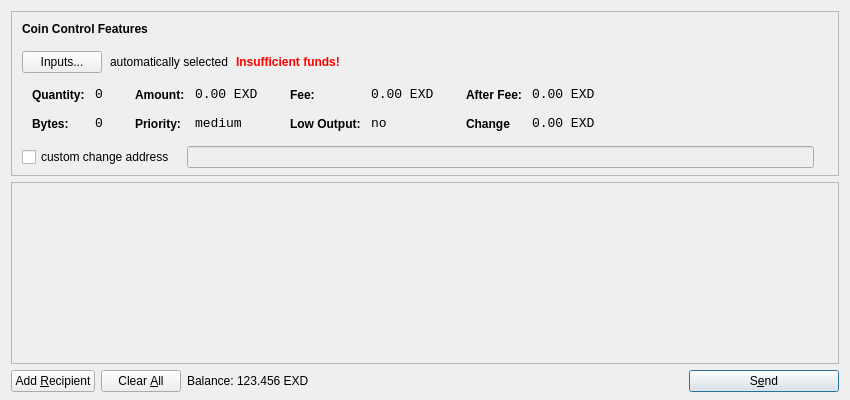
<?xml version="1.0" encoding="UTF-8"?>
<ui version="4.0">
 <class>SendCoinsDialog</class>
 <widget class="QDialog" name="SendCoinsDialog">
  <property name="geometry">
   <rect>
    <x>0</x>
    <y>0</y>
    <width>850</width>
    <height>400</height>
   </rect>
  </property>
  <property name="windowTitle">
   <string>Send Coins</string>
  </property>
  <layout class="QVBoxLayout" name="verticalLayout" stretch="0,1,0">
   <property name="bottomMargin">
    <number>8</number>
   </property>
   <item>
    <widget class="QFrame" name="frameCoinControl">
     <property name="sizePolicy">
      <sizepolicy hsizetype="Expanding" vsizetype="Expanding">
       <horstretch>0</horstretch>
       <verstretch>0</verstretch>
      </sizepolicy>
     </property>
     <property name="maximumSize">
      <size>
       <width>16777215</width>
       <height>16777215</height>
      </size>
     </property>
     <property name="frameShape">
      <enum>QFrame::StyledPanel</enum>
     </property>
     <property name="frameShadow">
      <enum>QFrame::Sunken</enum>
     </property>
     <layout class="QVBoxLayout" name="verticalLayoutCoinControl2">
      <property name="spacing">
       <number>-1</number>
      </property>
      <property name="leftMargin">
       <number>0</number>
      </property>
      <property name="topMargin">
       <number>0</number>
      </property>
      <property name="rightMargin">
       <number>0</number>
      </property>
      <property name="bottomMargin">
       <number>6</number>
      </property>
      <item>
       <layout class="QVBoxLayout" name="verticalLayoutCoinControl" stretch="0,0,0,0,1">
        <property name="spacing">
         <number>0</number>
        </property>
        <property name="leftMargin">
         <number>10</number>
        </property>
        <property name="topMargin">
         <number>10</number>
        </property>
        <item>
         <layout class="QHBoxLayout" name="horizontalLayoutCoinControl1">
          <property name="bottomMargin">
           <number>15</number>
          </property>
          <item>
           <widget class="QLabel" name="labelCoinControlFeatures">
            <property name="sizePolicy">
             <sizepolicy hsizetype="Preferred" vsizetype="Maximum">
              <horstretch>0</horstretch>
              <verstretch>0</verstretch>
             </sizepolicy>
            </property>
            <property name="font">
             <font>
              <weight>75</weight>
              <bold>true</bold>
             </font>
            </property>
            <property name="styleSheet">
             <string notr="true">font-weight:bold;</string>
            </property>
            <property name="text">
             <string>Coin Control Features</string>
            </property>
           </widget>
          </item>
         </layout>
        </item>
        <item>
         <layout class="QHBoxLayout" name="horizontalLayoutCoinControl2" stretch="0,0,0,0">
          <property name="spacing">
           <number>8</number>
          </property>
          <property name="bottomMargin">
           <number>10</number>
          </property>
          <item>
           <widget class="QPushButton" name="pushButtonCoinControl">
            <property name="styleSheet">
             <string notr="true"/>
            </property>
            <property name="text">
             <string>Inputs...</string>
            </property>
           </widget>
          </item>
          <item>
           <widget class="QLabel" name="labelCoinControlAutomaticallySelected">
            <property name="text">
             <string>automatically selected</string>
            </property>
            <property name="margin">
             <number>5</number>
            </property>
           </widget>
          </item>
          <item>
           <widget class="QLabel" name="labelCoinControlInsuffFunds">
            <property name="font">
             <font>
              <weight>75</weight>
              <bold>true</bold>
             </font>
            </property>
            <property name="styleSheet">
             <string notr="true">color:red;font-weight:bold;</string>
            </property>
            <property name="text">
             <string>Insufficient funds!</string>
            </property>
            <property name="margin">
             <number>5</number>
            </property>
           </widget>
          </item>
          <item>
           <spacer name="horizontalSpacerCoinControl">
            <property name="orientation">
             <enum>Qt::Horizontal</enum>
            </property>
            <property name="sizeHint" stdset="0">
             <size>
              <width>40</width>
              <height>1</height>
             </size>
            </property>
           </spacer>
          </item>
         </layout>
        </item>
        <item>
         <widget class="QWidget" name="widgetCoinControl" native="true">
          <property name="sizePolicy">
           <sizepolicy hsizetype="Preferred" vsizetype="Preferred">
            <horstretch>0</horstretch>
            <verstretch>0</verstretch>
           </sizepolicy>
          </property>
          <property name="minimumSize">
           <size>
            <width>0</width>
            <height>0</height>
           </size>
          </property>
          <property name="styleSheet">
           <string notr="true"/>
          </property>
          <layout class="QHBoxLayout" name="horizontalLayoutCoinControl5">
           <property name="margin">
            <number>0</number>
           </property>
           <item>
            <layout class="QHBoxLayout" name="horizontalLayoutCoinControl3" stretch="0,0,0,1">
             <property name="spacing">
              <number>20</number>
             </property>
             <property name="topMargin">
              <number>0</number>
             </property>
             <property name="bottomMargin">
              <number>10</number>
             </property>
             <item>
              <layout class="QFormLayout" name="formLayoutCoinControl1">
               <property name="horizontalSpacing">
                <number>10</number>
               </property>
               <property name="verticalSpacing">
                <number>14</number>
               </property>
               <property name="leftMargin">
                <number>10</number>
               </property>
               <property name="topMargin">
                <number>4</number>
               </property>
               <property name="rightMargin">
                <number>6</number>
               </property>
               <item row="0" column="0">
                <widget class="QLabel" name="labelCoinControlQuantityText">
                 <property name="styleSheet">
                  <string notr="true">font-weight:bold;</string>
                 </property>
                 <property name="text">
                  <string>Quantity:</string>
                 </property>
                 <property name="margin">
                  <number>0</number>
                 </property>
                </widget>
               </item>
               <item row="0" column="1">
                <widget class="QLabel" name="labelCoinControlQuantity">
                 <property name="font">
                  <font>
                   <family>Monospace</family>
                   <pointsize>10</pointsize>
                  </font>
                 </property>
                 <property name="cursor">
                  <cursorShape>IBeamCursor</cursorShape>
                 </property>
                 <property name="contextMenuPolicy">
                  <enum>Qt::ActionsContextMenu</enum>
                 </property>
                 <property name="text">
                  <string>0</string>
                 </property>
                 <property name="margin">
                  <number>0</number>
                 </property>
                 <property name="textInteractionFlags">
                  <set>Qt::LinksAccessibleByMouse|Qt::TextSelectableByKeyboard|Qt::TextSelectableByMouse</set>
                 </property>
                </widget>
               </item>
               <item row="1" column="0">
                <widget class="QLabel" name="labelCoinControlBytesText">
                 <property name="styleSheet">
                  <string notr="true">font-weight:bold;</string>
                 </property>
                 <property name="text">
                  <string>Bytes:</string>
                 </property>
                </widget>
               </item>
               <item row="1" column="1">
                <widget class="QLabel" name="labelCoinControlBytes">
                 <property name="font">
                  <font>
                   <family>Monospace</family>
                   <pointsize>10</pointsize>
                  </font>
                 </property>
                 <property name="cursor">
                  <cursorShape>IBeamCursor</cursorShape>
                 </property>
                 <property name="contextMenuPolicy">
                  <enum>Qt::ActionsContextMenu</enum>
                 </property>
                 <property name="text">
                  <string>0</string>
                 </property>
                 <property name="textInteractionFlags">
                  <set>Qt::LinksAccessibleByMouse|Qt::TextSelectableByKeyboard|Qt::TextSelectableByMouse</set>
                 </property>
                </widget>
               </item>
              </layout>
             </item>
             <item>
              <layout class="QFormLayout" name="formLayoutCoinControl2">
               <property name="horizontalSpacing">
                <number>10</number>
               </property>
               <property name="verticalSpacing">
                <number>14</number>
               </property>
               <property name="leftMargin">
                <number>6</number>
               </property>
               <property name="topMargin">
                <number>4</number>
               </property>
               <property name="rightMargin">
                <number>6</number>
               </property>
               <item row="0" column="0">
                <widget class="QLabel" name="labelCoinControlAmountText">
                 <property name="styleSheet">
                  <string notr="true">font-weight:bold;</string>
                 </property>
                 <property name="text">
                  <string>Amount:</string>
                 </property>
                 <property name="margin">
                  <number>0</number>
                 </property>
                </widget>
               </item>
               <item row="0" column="1">
                <widget class="QLabel" name="labelCoinControlAmount">
                 <property name="font">
                  <font>
                   <family>Monospace</family>
                   <pointsize>10</pointsize>
                  </font>
                 </property>
                 <property name="cursor">
                  <cursorShape>IBeamCursor</cursorShape>
                 </property>
                 <property name="contextMenuPolicy">
                  <enum>Qt::ActionsContextMenu</enum>
                 </property>
                 <property name="text">
                  <string>0.00 EXD</string>
                 </property>
                 <property name="textInteractionFlags">
                  <set>Qt::LinksAccessibleByMouse|Qt::TextSelectableByKeyboard|Qt::TextSelectableByMouse</set>
                 </property>
                </widget>
               </item>
               <item row="1" column="0">
                <widget class="QLabel" name="labelCoinControlPriorityText">
                 <property name="styleSheet">
                  <string notr="true">font-weight:bold;</string>
                 </property>
                 <property name="text">
                  <string>Priority:</string>
                 </property>
                </widget>
               </item>
               <item row="1" column="1">
                <widget class="QLabel" name="labelCoinControlPriority">
                 <property name="font">
                  <font>
                   <family>Monospace</family>
                   <pointsize>10</pointsize>
                  </font>
                 </property>
                 <property name="cursor">
                  <cursorShape>IBeamCursor</cursorShape>
                 </property>
                 <property name="contextMenuPolicy">
                  <enum>Qt::ActionsContextMenu</enum>
                 </property>
                 <property name="text">
                  <string>medium</string>
                 </property>
                 <property name="textInteractionFlags">
                  <set>Qt::LinksAccessibleByMouse|Qt::TextSelectableByKeyboard|Qt::TextSelectableByMouse</set>
                 </property>
                </widget>
               </item>
              </layout>
             </item>
             <item>
              <layout class="QFormLayout" name="formLayoutCoinControl3">
               <property name="horizontalSpacing">
                <number>10</number>
               </property>
               <property name="verticalSpacing">
                <number>14</number>
               </property>
               <property name="leftMargin">
                <number>6</number>
               </property>
               <property name="topMargin">
                <number>4</number>
               </property>
               <property name="rightMargin">
                <number>6</number>
               </property>
               <item row="0" column="0">
                <widget class="QLabel" name="labelCoinControlFeeText">
                 <property name="styleSheet">
                  <string notr="true">font-weight:bold;</string>
                 </property>
                 <property name="text">
                  <string>Fee:</string>
                 </property>
                 <property name="margin">
                  <number>0</number>
                 </property>
                </widget>
               </item>
               <item row="0" column="1">
                <widget class="QLabel" name="labelCoinControlFee">
                 <property name="font">
                  <font>
                   <family>Monospace</family>
                   <pointsize>10</pointsize>
                  </font>
                 </property>
                 <property name="cursor">
                  <cursorShape>IBeamCursor</cursorShape>
                 </property>
                 <property name="contextMenuPolicy">
                  <enum>Qt::ActionsContextMenu</enum>
                 </property>
                 <property name="text">
                  <string>0.00 EXD</string>
                 </property>
                 <property name="textInteractionFlags">
                  <set>Qt::LinksAccessibleByMouse|Qt::TextSelectableByKeyboard|Qt::TextSelectableByMouse</set>
                 </property>
                </widget>
               </item>
               <item row="1" column="0">
                <widget class="QLabel" name="labelCoinControlLowOutputText">
                 <property name="styleSheet">
                  <string notr="true">font-weight:bold;</string>
                 </property>
                 <property name="text">
                  <string>Low Output:</string>
                 </property>
                </widget>
               </item>
               <item row="1" column="1">
                <widget class="QLabel" name="labelCoinControlLowOutput">
                 <property name="font">
                  <font>
                   <family>Monospace</family>
                   <pointsize>10</pointsize>
                  </font>
                 </property>
                 <property name="cursor">
                  <cursorShape>IBeamCursor</cursorShape>
                 </property>
                 <property name="contextMenuPolicy">
                  <enum>Qt::ActionsContextMenu</enum>
                 </property>
                 <property name="text">
                  <string>no</string>
                 </property>
                 <property name="textInteractionFlags">
                  <set>Qt::LinksAccessibleByMouse|Qt::TextSelectableByKeyboard|Qt::TextSelectableByMouse</set>
                 </property>
                </widget>
               </item>
              </layout>
             </item>
             <item>
              <layout class="QFormLayout" name="formLayoutCoinControl4">
               <property name="horizontalSpacing">
                <number>10</number>
               </property>
               <property name="verticalSpacing">
                <number>14</number>
               </property>
               <property name="leftMargin">
                <number>6</number>
               </property>
               <property name="topMargin">
                <number>4</number>
               </property>
               <property name="rightMargin">
                <number>6</number>
               </property>
               <item row="0" column="0">
                <widget class="QLabel" name="labelCoinControlAfterFeeText">
                 <property name="styleSheet">
                  <string notr="true">font-weight:bold;</string>
                 </property>
                 <property name="text">
                  <string>After Fee:</string>
                 </property>
                 <property name="margin">
                  <number>0</number>
                 </property>
                </widget>
               </item>
               <item row="0" column="1">
                <widget class="QLabel" name="labelCoinControlAfterFee">
                 <property name="font">
                  <font>
                   <family>Monospace</family>
                   <pointsize>10</pointsize>
                  </font>
                 </property>
                 <property name="cursor">
                  <cursorShape>IBeamCursor</cursorShape>
                 </property>
                 <property name="contextMenuPolicy">
                  <enum>Qt::ActionsContextMenu</enum>
                 </property>
                 <property name="text">
                  <string>0.00 EXD</string>
                 </property>
                 <property name="textInteractionFlags">
                  <set>Qt::LinksAccessibleByMouse|Qt::TextSelectableByKeyboard|Qt::TextSelectableByMouse</set>
                 </property>
                </widget>
               </item>
               <item row="1" column="0">
                <widget class="QLabel" name="labelCoinControlChangeText">
                 <property name="styleSheet">
                  <string notr="true">font-weight:bold;</string>
                 </property>
                 <property name="text">
                  <string>Change</string>
                 </property>
                </widget>
               </item>
               <item row="1" column="1">
                <widget class="QLabel" name="labelCoinControlChange">
                 <property name="font">
                  <font>
                   <family>Monospace</family>
                   <pointsize>10</pointsize>
                  </font>
                 </property>
                 <property name="cursor">
                  <cursorShape>IBeamCursor</cursorShape>
                 </property>
                 <property name="contextMenuPolicy">
                  <enum>Qt::ActionsContextMenu</enum>
                 </property>
                 <property name="text">
                  <string>0.00 EXD</string>
                 </property>
                 <property name="textInteractionFlags">
                  <set>Qt::LinksAccessibleByMouse|Qt::TextSelectableByKeyboard|Qt::TextSelectableByMouse</set>
                 </property>
                </widget>
               </item>
              </layout>
             </item>
            </layout>
           </item>
          </layout>
         </widget>
        </item>
        <item>
         <layout class="QHBoxLayout" name="horizontalLayoutCoinControl4" stretch="0,0,0">
          <property name="spacing">
           <number>12</number>
          </property>
          <property name="sizeConstraint">
           <enum>QLayout::SetDefaultConstraint</enum>
          </property>
          <property name="topMargin">
           <number>5</number>
          </property>
          <property name="rightMargin">
           <number>5</number>
          </property>
          <item>
           <widget class="QCheckBox" name="checkBoxCoinControlChange">
            <property name="text">
             <string>custom change address</string>
            </property>
           </widget>
          </item>
          <item>
           <widget class="QLineEdit" name="lineEditCoinControlChange">
            <property name="enabled">
             <bool>false</bool>
            </property>
            <property name="sizePolicy">
             <sizepolicy hsizetype="Expanding" vsizetype="Fixed">
              <horstretch>0</horstretch>
              <verstretch>0</verstretch>
             </sizepolicy>
            </property>
           </widget>
          </item>
          <item>
           <widget class="QLabel" name="labelCoinControlChangeLabel">
            <property name="sizePolicy">
             <sizepolicy hsizetype="Preferred" vsizetype="Expanding">
              <horstretch>0</horstretch>
              <verstretch>0</verstretch>
             </sizepolicy>
            </property>
            <property name="minimumSize">
             <size>
              <width>0</width>
              <height>0</height>
             </size>
            </property>
            <property name="text">
             <string/>
            </property>
            <property name="margin">
             <number>3</number>
            </property>
           </widget>
          </item>
         </layout>
        </item>
        <item>
         <spacer name="verticalSpacerCoinControl">
          <property name="orientation">
           <enum>Qt::Vertical</enum>
          </property>
          <property name="sizeHint" stdset="0">
           <size>
            <width>800</width>
            <height>1</height>
           </size>
          </property>
         </spacer>
        </item>
       </layout>
      </item>
     </layout>
    </widget>
   </item>
   <item>
    <widget class="QScrollArea" name="scrollArea">
     <property name="widgetResizable">
      <bool>true</bool>
     </property>
     <widget class="QWidget" name="scrollAreaWidgetContents">
      <property name="geometry">
       <rect>
        <x>0</x>
        <y>0</y>
        <width>830</width>
        <height>165</height>
       </rect>
      </property>
      <layout class="QVBoxLayout" name="verticalLayout_2">
       <property name="margin">
        <number>0</number>
       </property>
       <item>
        <layout class="QVBoxLayout" name="entries">
         <property name="spacing">
          <number>6</number>
         </property>
        </layout>
       </item>
       <item>
        <spacer name="verticalSpacer">
         <property name="orientation">
          <enum>Qt::Vertical</enum>
         </property>
         <property name="sizeHint" stdset="0">
          <size>
           <width>20</width>
           <height>40</height>
          </size>
         </property>
        </spacer>
       </item>
      </layout>
     </widget>
    </widget>
   </item>
   <item>
    <layout class="QHBoxLayout" name="horizontalLayout">
     <item>
      <widget class="QPushButton" name="addButton">
       <property name="toolTip">
        <string>Send to multiple recipients at once</string>
       </property>
       <property name="text">
        <string>Add &amp;Recipient</string>
       </property>
       <property name="icon">
        <iconset resource="../bitcoin.qrc">
         <normaloff>:/icons/add</normaloff>:/icons/add</iconset>
       </property>
       <property name="autoDefault">
        <bool>false</bool>
       </property>
      </widget>
     </item>
     <item>
      <widget class="QPushButton" name="clearButton">
       <property name="sizePolicy">
        <sizepolicy hsizetype="Minimum" vsizetype="Fixed">
         <horstretch>0</horstretch>
         <verstretch>0</verstretch>
        </sizepolicy>
       </property>
       <property name="toolTip">
        <string>Remove all transaction fields</string>
       </property>
       <property name="text">
        <string>Clear &amp;All</string>
       </property>
       <property name="icon">
        <iconset resource="../bitcoin.qrc">
         <normaloff>:/icons/remove</normaloff>:/icons/remove</iconset>
       </property>
       <property name="autoRepeatDelay">
        <number>300</number>
       </property>
       <property name="autoDefault">
        <bool>false</bool>
       </property>
      </widget>
     </item>
     <item>
      <layout class="QHBoxLayout" name="horizontalLayout_2">
       <property name="spacing">
        <number>3</number>
       </property>
       <item>
        <widget class="QLabel" name="label">
         <property name="sizePolicy">
          <sizepolicy hsizetype="Preferred" vsizetype="Fixed">
           <horstretch>0</horstretch>
           <verstretch>0</verstretch>
          </sizepolicy>
         </property>
         <property name="text">
          <string>Balance:</string>
         </property>
        </widget>
       </item>
       <item>
        <widget class="QLabel" name="labelBalance">
         <property name="sizePolicy">
          <sizepolicy hsizetype="Preferred" vsizetype="Fixed">
           <horstretch>0</horstretch>
           <verstretch>0</verstretch>
          </sizepolicy>
         </property>
         <property name="cursor">
          <cursorShape>IBeamCursor</cursorShape>
         </property>
         <property name="text">
          <string>123.456 EXD</string>
         </property>
         <property name="textInteractionFlags">
          <set>Qt::LinksAccessibleByMouse|Qt::TextSelectableByKeyboard|Qt::TextSelectableByMouse</set>
         </property>
        </widget>
       </item>
      </layout>
     </item>
     <item>
      <spacer name="horizontalSpacer">
       <property name="orientation">
        <enum>Qt::Horizontal</enum>
       </property>
       <property name="sizeHint" stdset="0">
        <size>
         <width>40</width>
         <height>20</height>
        </size>
       </property>
      </spacer>
     </item>
     <item>
      <widget class="QPushButton" name="sendButton">
       <property name="minimumSize">
        <size>
         <width>150</width>
         <height>0</height>
        </size>
       </property>
       <property name="toolTip">
        <string>Confirm the send action</string>
       </property>
       <property name="text">
        <string>S&amp;end</string>
       </property>
       <property name="icon">
        <iconset resource="../bitcoin.qrc">
         <normaloff>:/icons/send</normaloff>:/icons/send</iconset>
       </property>
       <property name="default">
        <bool>true</bool>
       </property>
      </widget>
     </item>
    </layout>
   </item>
  </layout>
 </widget>
 <resources>
  <include location="../bitcoin.qrc"/>
 </resources>
 <connections/>
</ui>
